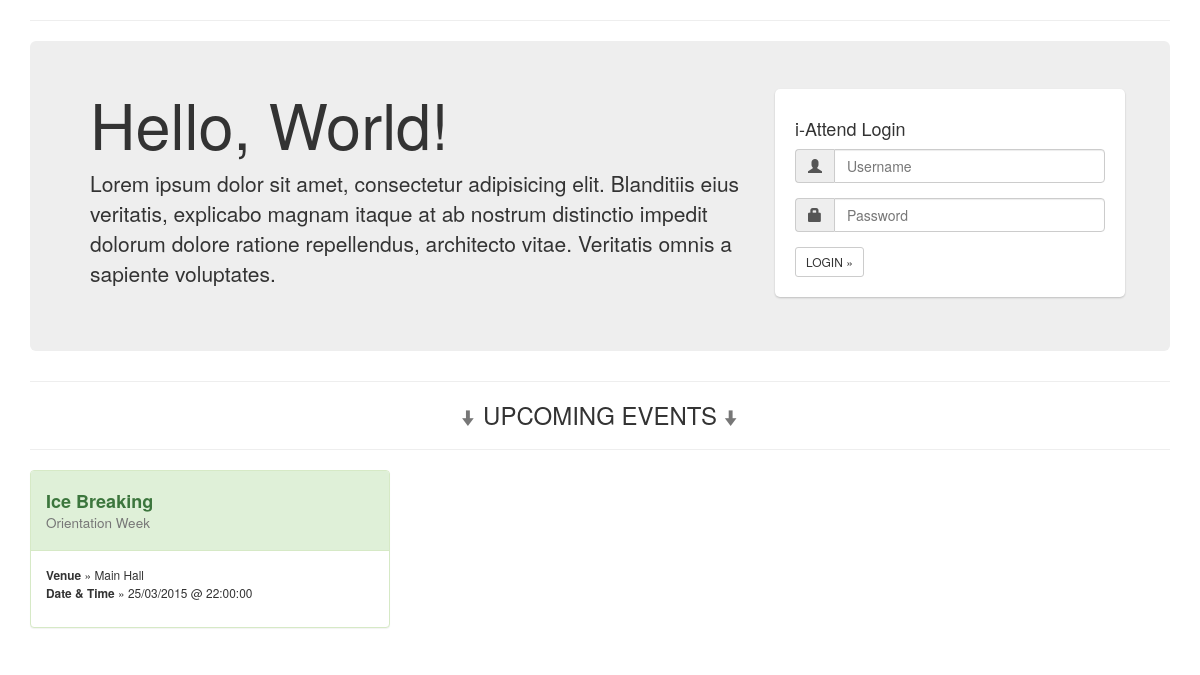
The page / on the database its author committed.
### tables this page shows
CREATE TABLE `event` (
  `id` int(11) NOT NULL AUTO_INCREMENT,
  `name` varchar(50) DEFAULT NULL,
  `descp` varchar(255) DEFAULT NULL,
  `venue` varchar(255) DEFAULT NULL,
  `day` varchar(25) DEFAULT NULL,
  `time` timestamp NULL DEFAULT NULL,
  PRIMARY KEY (`id`)
);

### php/event.php (the view, shortened to what this page needs)
<?php
function eventRead($input){
	$sql = "SELECT id,`name`,descp,venue,day,TIME(CONVERT_TZ(`time`,'+00:00','+08:00')) AS time FROM event";
	$dbc = Database();
	$qry = $dbc->prepare($sql);
	$qry->execute();
	$rows = $qry->fetchAll(PDO::FETCH_ASSOC);
	if($input == 'ret'){
		return $rows;
	}
}
function eventList(){
	$buff = '';
	$res = eventRead('ret');
	foreach($res as $row){
		$buff.='<div class="col-md-4">
					<div class="panel panel-success">
						<div class="panel-heading">
							<h4><strong class="text-capitalize">'.$row["name"].'</strong><br>
							<small class="small text-muted">'.$row["descp"].'</small>
							</h4>
						</div>
						<div class="panel-body">
							<p class="small">
								<strong>Venue</strong> &raquo; '.$row["venue"].'<br>
								<strong>Date &amp; Time</strong> &raquo; '.$row["day"].' @ '.$row["time"].'<br>
							</p>
						</div>
					</div>
				</div>';
	}
	echo $buff;
}

### static/css/iattend.css (style rules this page uses)
.panel-heading { height: 80px; overflow: auto; }

### rows shown on the page
event: name "Ice Breaking", descp "Orientation Week", venue "Main Hall", day "25/03/2015", time "22:00:00"
